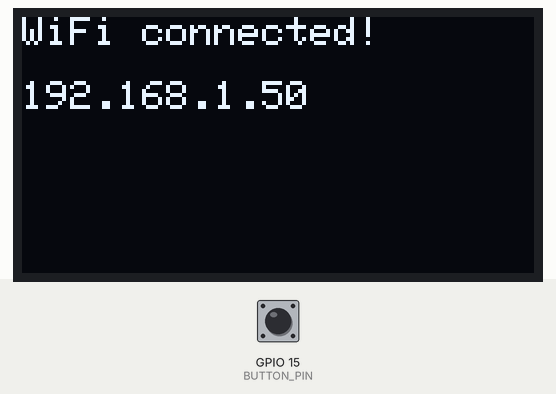
Recording of a sketch running on a simulated ESP32. Shown: 128×64 one-colour display. Inputs (shaded band) come from the test bench; at power-on: GPIO 15 (BUTTON_PIN) HIGH. WiFi joins after 1.5 s; servers stay silent unless stated; uploads are accepted with an empty reply; what the sketch prints to the serial monitor is not drawn.

Above: at 1.6 s.
At 4.7 s:
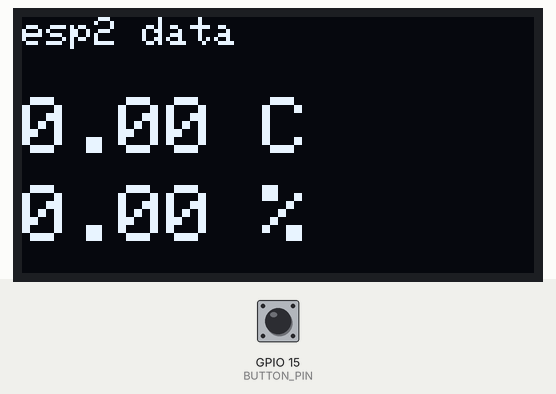
4.8 s: GPIO 15 (BUTTON_PIN) pulled LOW for 0.15 s
Timing chart, 0 to 7.8 s (numbered marks = the images above; inputs shaded):
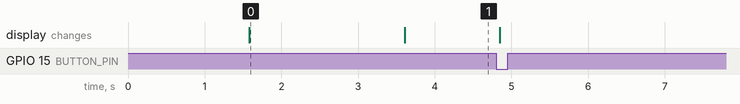

Measured:
- what the display in image 0 shows lasts 2.0 s, from 1.6 s to 3.6 s

The sketch:

hub.ino
```cpp
#include "env.h"
#include <Wire.h>
#include <Adafruit_GFX.h>
#include <Adafruit_SSD1306.h>
#include <WiFi.h>
#include <esp_now.h>
#include <HTTPClient.h>

#define SCREEN_WIDTH 128
#define SCREEN_HEIGHT 64
#define OLDE_RESET -1
#define BUTTON_PIN 15

Adafruit_SSD1306 display(SCREEN_WIDTH, SCREEN_HEIGHT, &Wire, OLDE_RESET);

// MAC
uint8_t esp2MAC[] = MAC2;
uint8_t esp3MAC[] = MAC3;

// WiFi
const char* ssid = WIFI_SSID;
const char* password = WIFI_PASSWORD;
const char* serverUrl = SERVER_URL;

typedef struct {
  float temp;
  float hum;
} SensorData;

SensorData receivedData;
SensorData esp2;
SensorData esp3;

int currentEsp = 2;
bool lastButtonState = HIGH;

// send delay
unsigned long lastPostTime = 0;
const unsigned long postInterval = 5000;

void onReceive(const esp_now_recv_info_t* info, const uint8_t* data, int len) {
  memcpy(&receivedData, data, sizeof(receivedData));

  if (memcmp(info->src_addr, esp2MAC, 6) == 0) {
    esp2 = receivedData;
  } else if (memcmp(info->src_addr, esp3MAC, 6) == 0) {
    esp3 = receivedData;
  }
}

// render display
void renderDisplay(SensorData data, String header) {
  display.clearDisplay();

  display.setTextSize(1);
  display.setTextColor(SSD1306_WHITE);
  display.setCursor(0, 0);
  display.println(header);

  display.setTextSize(2);
  display.setCursor(0, 20);
  display.print(data.temp);
  display.println(" C");

  display.setCursor(0, 42);
  display.print(data.hum);
  display.println(" %");

  display.display();
}

// setup
void setup() {
  Serial.begin(115200);
  pinMode(BUTTON_PIN, INPUT_PULLUP);

  // inspaction
  if (!display.begin(SSD1306_SWITCHCAPVCC, 0x3C)) {
    Serial.println("OLED is not found");
    while (true)
      ;
  }

  WiFi.mode(WIFI_STA);

  // connecting to wifi
  display.clearDisplay();
  display.setTextSize(1);
  display.setTextColor(SSD1306_WHITE);
  display.setCursor(0, 0);
  display.println("Connecting WiFi...");
  display.display();

  WiFi.begin(ssid, password);
  while (WiFi.status() != WL_CONNECTED) {
    delay(500);
    Serial.print(".");
  }

  // get currenct channel
  int channel = WiFi.channel();
  Serial.print("WiFi channel: ");
  Serial.println(channel);

  display.clearDisplay();
  display.setCursor(0, 0);
  display.println("WiFi connected!");
  display.setCursor(0, 16);
  display.println(WiFi.localIP().toString());
  display.display();
  delay(2000);

  if (esp_now_init() != ESP_OK) {
    Serial.println("ESP-NOW error");
    return;
  }

  esp_now_register_recv_cb(onReceive);
}

// loop
void loop() {
  bool currentButtonState = digitalRead(BUTTON_PIN);

  // toggle button logic
  if (lastButtonState == HIGH && currentButtonState == LOW) {
    if (currentEsp == 2) {
      currentEsp = 3;
    } else {
      currentEsp = 2;
    }
  }
  lastButtonState = currentButtonState;


  // render data
  if (currentEsp == 2) {
    renderDisplay(esp2, "esp2 data");
  } else if (currentEsp == 3) {
    renderDisplay(esp3, "esp3 data");
  }

  // send data to PC
  if (WiFi.status() == WL_CONNECTED && millis() - lastPostTime >= postInterval) {
    lastPostTime = millis();

    HTTPClient http;
    http.begin(serverUrl);
    http.setTimeout(2000);
    http.addHeader("Content-Type", "application/json");

    String body = "{\"esp2_temp\":" + String(esp2.temp) + ",\"esp2_hum\":" + String(esp2.hum) + ",\"esp3_temp\":" + String(esp3.temp) + ",\"esp3_hum\":" + String(esp3.hum) + "}";

    http.POST(body);
    http.end();
  }
}
```

env.example.h
```cpp
#ifndef ENV_H
#define ENV_H

#define MAC2 {0x00, 0x00, 0x00, 0x00, 0x00, 0x00};
#define MAC3 {0x00, 0x00, 0x00, 0x00, 0x00, 0x00};

const char *WIFI_SSID = "wifi_name";
const char *WIFI_PASSWORD = "password";
const char *SERVER_URL = "http://192.168.0.100:8080"; // example

#endif
```
